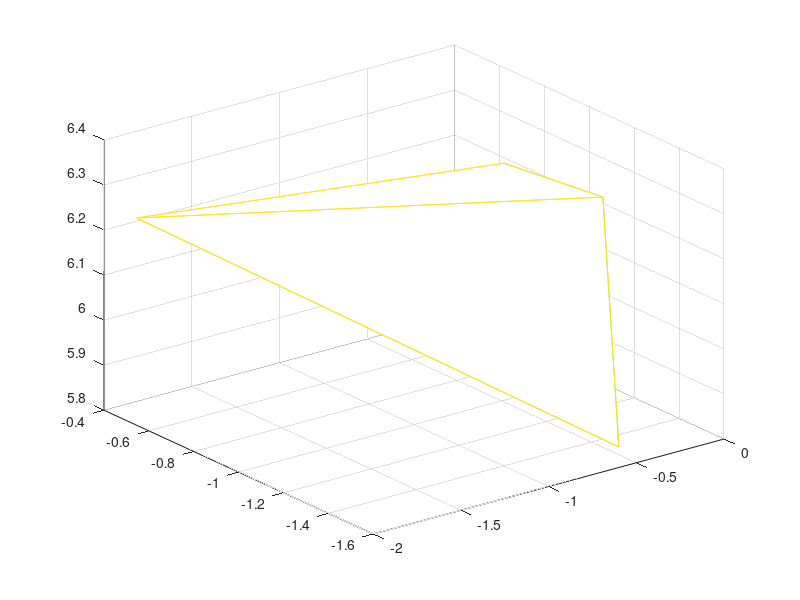

Write the MATLAB code that produced this figure.
x=[-0.5,-1.01,6.33;-0.51 -1.53 5.82;-1.93 -0.49 6.24;-0.55 -1.49 6.37]';
N=[1 0 0;0 1 0;0 0 1;-1 -1 -1]';
xi=zeros(3,3);
dummyx=zeros(4,4);
dummyb=dummyx;

Jac=zeros(4,4);
Jac(:,1)=1;
Jac(:,2:4)=x';
jd=det(Jac);
dummyx(:,1)=x(1,:)';
dummyx(:,2:4)=x';
a=1/jd*det(dummyx);


for a=1:4
    xi(:,1) = xi(:,1)+x(:,a)*N(1,a);
    xi(:,2) = xi(:,2)+x(:,a)*N(2,a);
    xi(:,3) = xi(:,3)+x(:,a)*N(3,a);
end

xinv=inv(xi);

xco=[-.6;-1.4;6.35];
diff=xco-x(:,4);
prnts=xinv*diff;
shps=zeros(1,4);
shps(1:3)=prnts;
shps(4)=1-sum(prnts);
shps

xp=zeros(1,4);
yp=xp;
zp=yp;
for a=1:4
    xp(a)=x(1,a);
    yp(a)=x(2,a);
    zp(a)=x(3,a);
end

T=[1,2,3;1,2,4;2,3,4;1,3,4];
trimesh(T,xp,yp,zp)
hold on
scatter3(xco(1),xco(2),xco(3))
